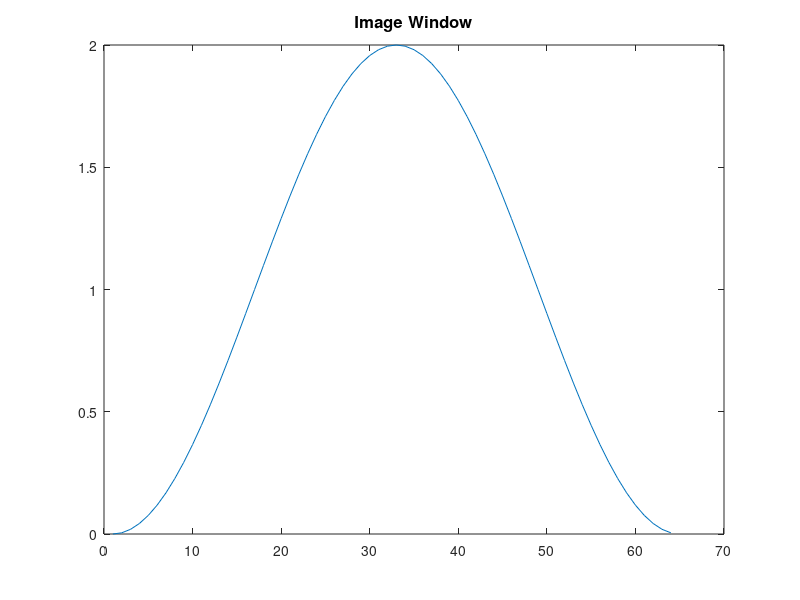
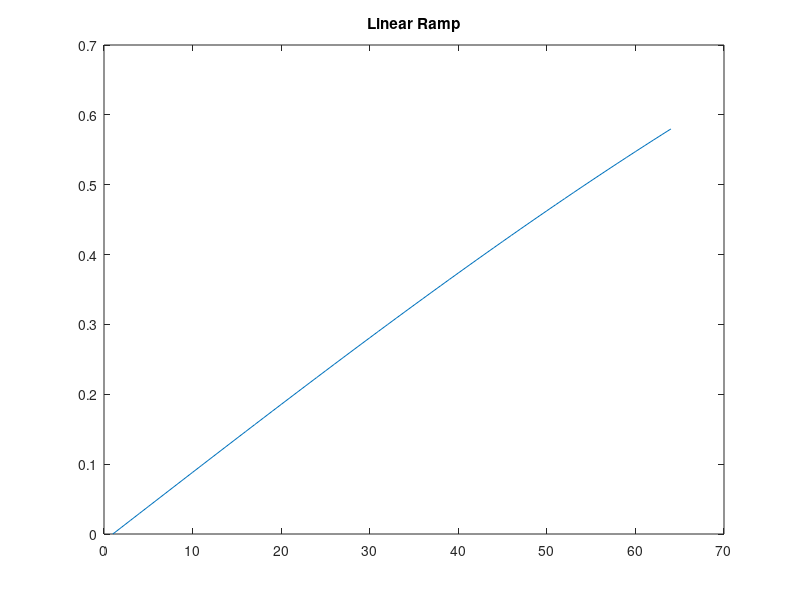
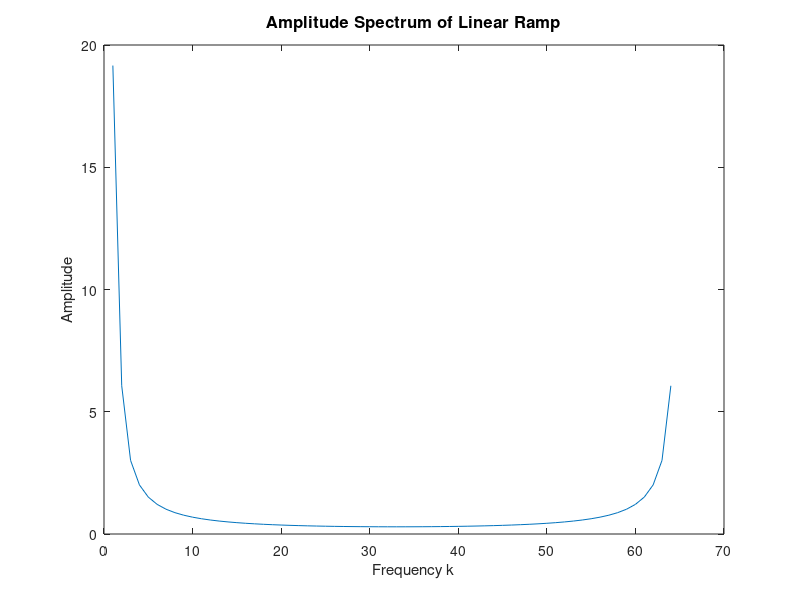
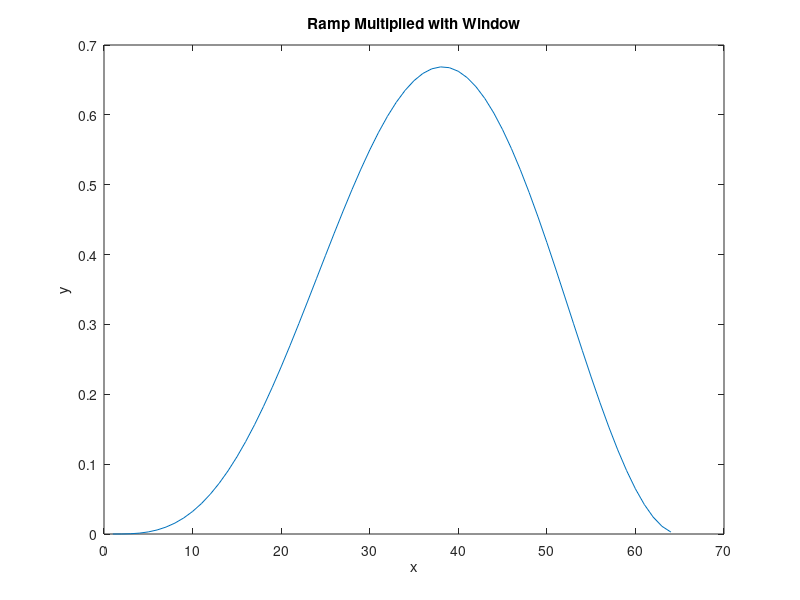

These figures' MATLAB source, in order:
clear; close all
% size of window 
N = 64;

%create ramp
N_sin = 10 * N;
X = 0 : (N - 1);
I = ( sin(2*pi/N_sin * X) );

% define "window"
T = (1 - cos(2*pi/N * X) );

% filter with window
fltrd = I .* T;

% plot window
figure
plot(T);
title(('Image Window'),'fontsize',12);
% plot "linear ramp"
figure
plot(I);
title('Linear Ramp');
% fourier fourier transform "linear ramp"
figure
plot(abs(fft(I)));
title(('Amplitude Spectrum of Linear Ramp'), 'fontsize',12);
xlabel('Frequency k');
ylabel('Amplitude');
% filtered ramp
figure
plot(fltrd);
title('Ramp Multiplied with Window');
xlabel('x');
ylabel('y');
% FT of filtered ramp
figure
plot(abs(fft(fltrd)));
title('Amplitude Spectrum of Filtered Ramp');
xlabel('Frequency k');
ylabel('Amplitude');

% Amplitude spec of window
figure
plot(abs(fft(T)));
title('Amplitude Spectrum of Window');
xlabel("Frequency k");
ylabel('Amplitude');

% make high frequency sin
X = 0 : N-1;
I = ( sin(2*pi/N * 50 * X));

% window
W = (1 - cos(2*pi/N * X));
fltrd = I .* W;

% plot sin
figure
plot(I);
title('High Frequency Sin');
% plot fft of sin
figure
plot(abs(fft(I)));
title('Amplitude Spectrum of Sin');
xlabel('Frequency k');
ylabel('Amplitude');
% plot fltrd
figure
plot(fltrd);
title('Sin Multiplied by Window');
% plot fft of fltrd sin
figure
plot(abs(fft(fltrd)));
title('Amplitude Spectrum of Windowed Sin');
xlabel('Frequency k');
ylabel('Amplitude');